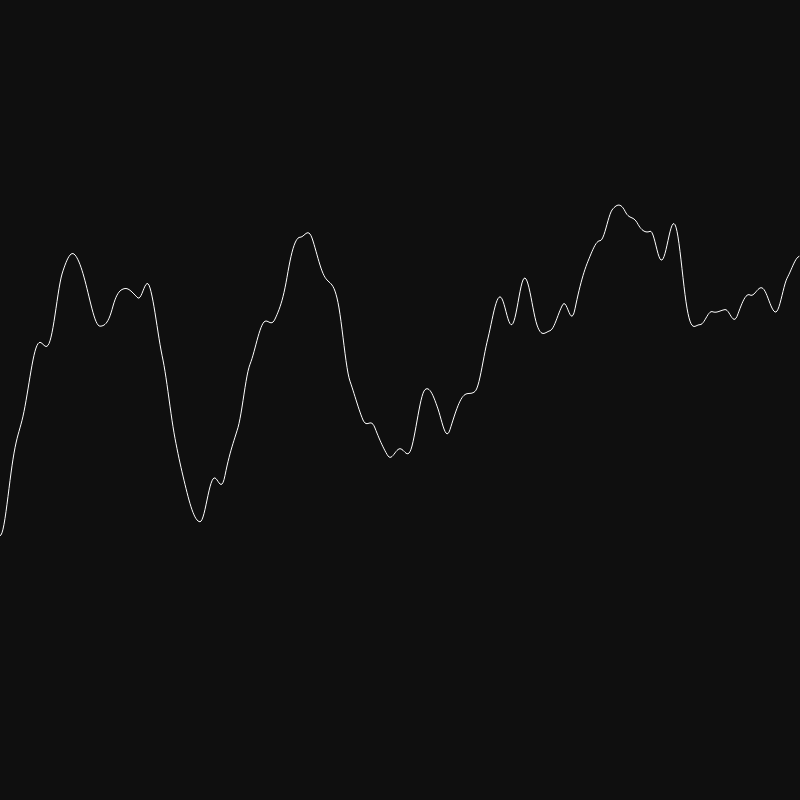
Frame 1 (no input)
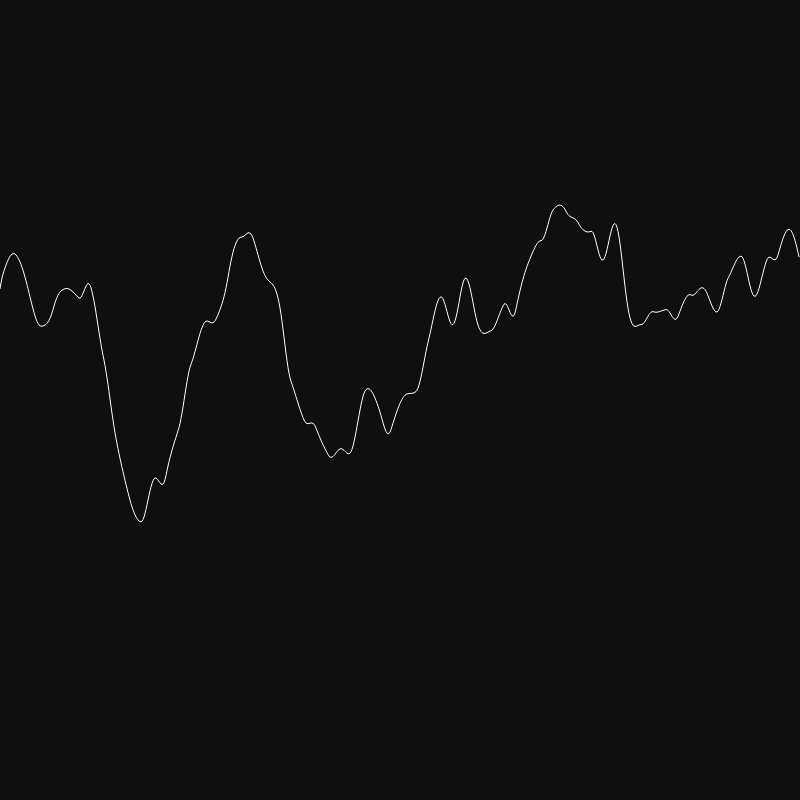
Frame 60 (no input)
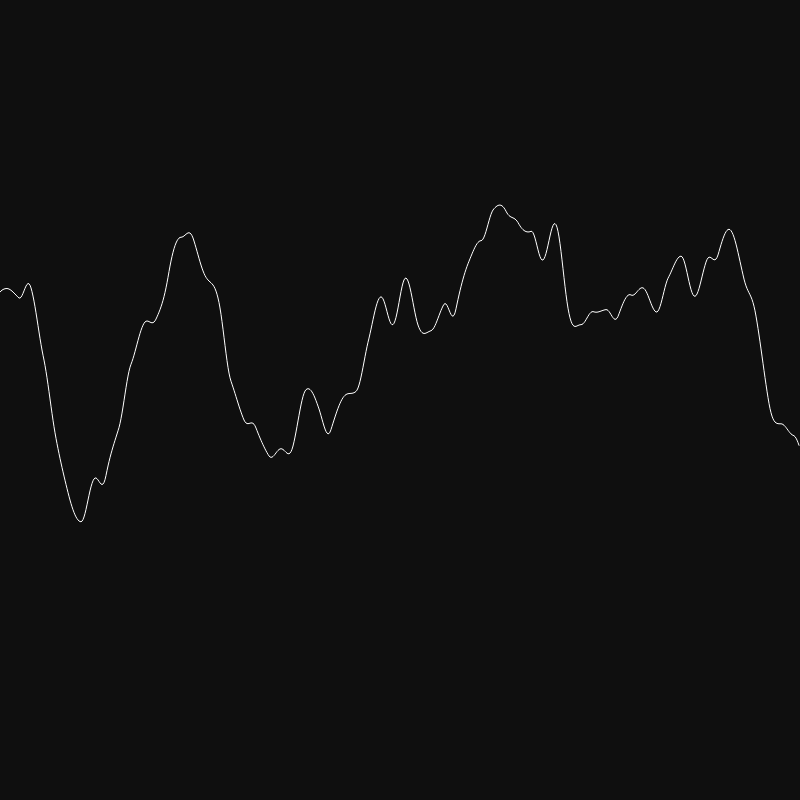
Frame 120 (the mouse pressed at the canvas centre since frame 60)

The p5.js sketch that drew these frames (run headless with seeded random() and noise() and a simulated clock; from frame 60 on, the mouse is pressed at the canvas centre):

// p5.js sketch
// ── sketch.js
var xoff = 0;
var start = 0;
var inc = 0.01;

function setup() {
  createCanvas(800, 800);
  background(0)
}

function draw() {
  background(15)
  stroke(255);
  noFill()

  beginShape()
  xoff = start
  for(var x = 0 ; x<width ; x++)
  {
    var y = map(noise(xoff), 0, 1, 0, height);
    vertex(x, y);
    xoff += inc
  }
  start += inc
  endShape()
}
